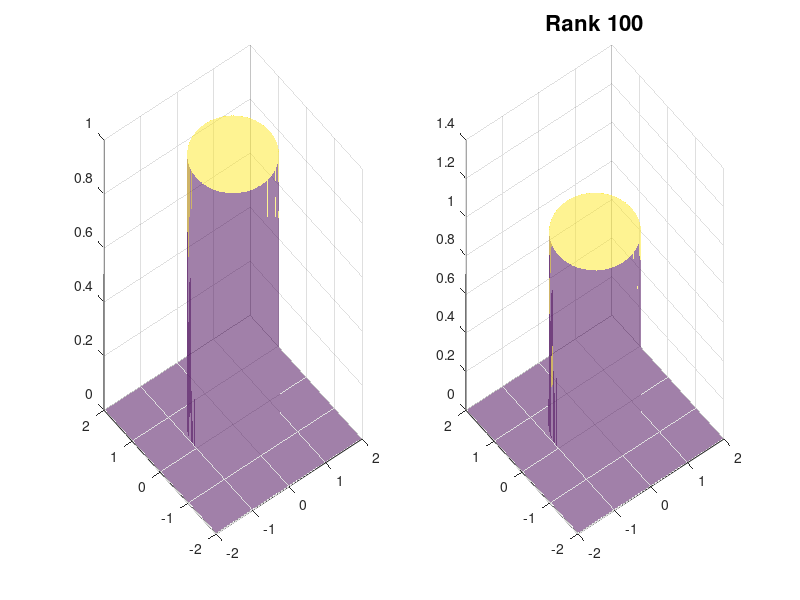

This figure's MATLAB source:
%% Class 9: 
% Alex Townsend, 9th March 2015
%        ajt@mit.edu

%% Rank-1 approximation of a circle is square-like: 
x = linspace(-2,2,500);  
f = @(x,y) x.^2+y.^2 < 1;  
[xx, yy] = meshgrid( x ); 
A = f(xx, yy); 
subplot(1,2,1), spy( A ),
[U, S, V] = svd( double( A ) ); 
for k = 1:100
    B = U(:,1:k) * S(1:k,1:k) * V(:,1:k)';  % rank k 
    subplot(1,2,2), spy( abs(B)>1e-12 )   
    s = sprintf('Rank %u',k);
    title(s,'fontsize',16), drawnow, shg
    if ( k == 1 ) pause; else pause(.1), end
end


%% It is more complicated than just simply a square, 
% as we can see using surf: 
x = linspace(-2,2,500);  
f = @(x,y) x.^2+y.^2 < 1;  
[xx, yy] = meshgrid( x ); 
A = f(xx, yy); 
subplot(1,2,1), surf(xx,yy, abs(A),'edgealpha',0,'facealpha', .5 )
[U, S, V] = svd( double( A ) ); 
for k = 1:100
    B = U(:,1:k) * S(1:k,1:k) * V(:,1:k)';  % rank k 
    subplot(1,2,2), surf(xx,yy, abs( B ),'edgealpha',0,'facealpha', .5 )  
    s = sprintf('Rank %u',k);
    title(s,'fontsize',16), drawnow, shg
    if ( k == 1 ) pause; else pause(.1), end
end